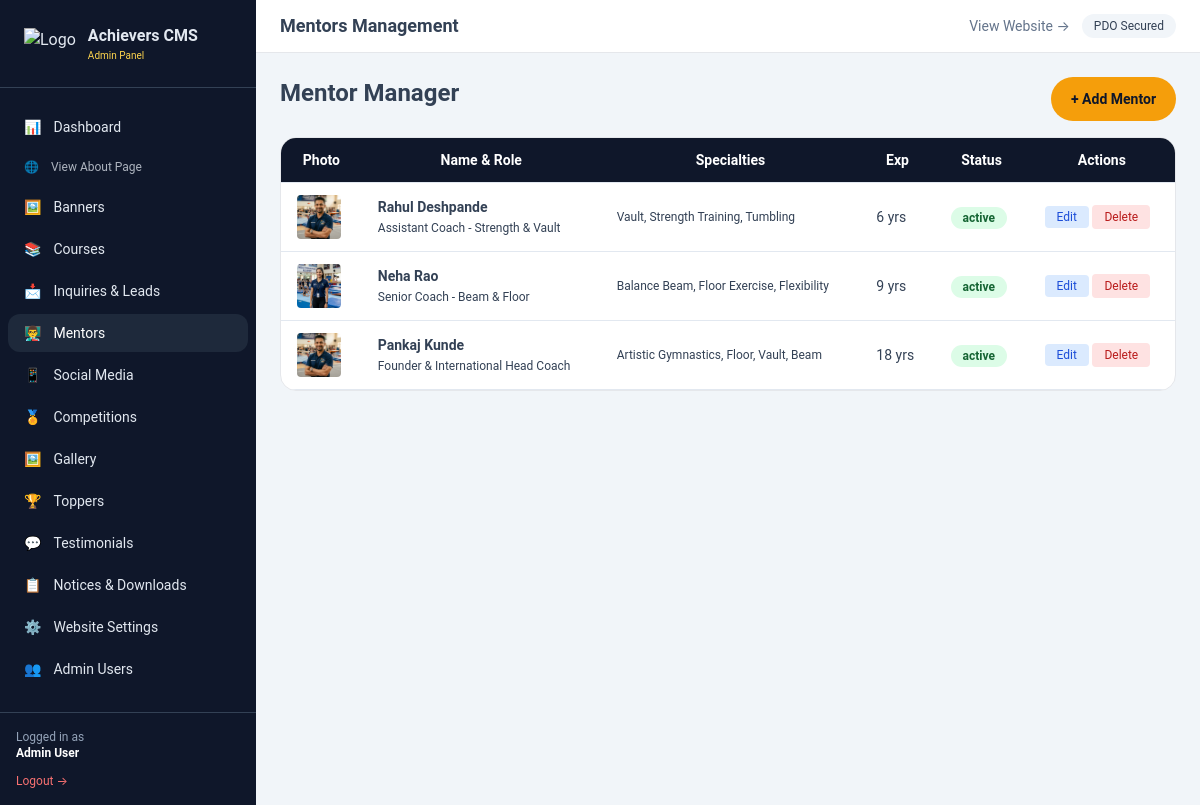
Page /admin/mentors.php (signed in) on the committed database.
### tables this page shows
CREATE TABLE mentors (
    id INT AUTO_INCREMENT PRIMARY KEY,
    name VARCHAR(100) NOT NULL,
    designation VARCHAR(150),
    bio TEXT,
    photo VARCHAR(255),
    specialties VARCHAR(255),
    experience_years INT DEFAULT 0,
    status ENUM('active','inactive') DEFAULT 'active',
    created_at TIMESTAMP DEFAULT CURRENT_TIMESTAMP
);

### includes/db.php (called while the page is built, shortened)
<?php
$host = 'localhost';
$dbname = 'achievers_cms';
$username = 'root';
$password = '';
try {
    $pdo = new PDO("mysql:host=$host;dbname=$dbname;charset=utf8mb4", $username, $password, [
        PDO::ATTR_ERRMODE => PDO::ERRMODE_EXCEPTION,
        PDO::ATTR_DEFAULT_FETCH_MODE => PDO::FETCH_ASSOC,
        PDO::ATTR_EMULATE_PREPARES => false,
    ]);
} catch (PDOException $e) {
    die("Database connection failed: " . $e->getMessage());
}
function db_query($sql, $params = []) {
    global $pdo;
    $stmt = $pdo->prepare($sql);
    $stmt->execute($params);
    return $stmt;
}
function db_get_all($sql, $params = []) {
    return db_query($sql, $params)->fetchAll();
}
?>

### admin/mentors.php (the view, shortened to what this page needs)
<?php
require_once __DIR__ . '/includes/admin_header.php';
$mentor = db_get_all("SELECT * FROM `mentors` ORDER BY id DESC");
?>
<div>
    <div class="flex justify-between mb-4">
        <h2 class="text-2xl font-bold">Mentor Manager</h2>
        <a href="?action=add" class="btn-accent px-5 py-2 text-sm">+ Add Mentor</a>
    </div>
    <div class="bg-white rounded-2xl overflow-hidden border">
        <table class="admin-table w-full text-sm">
            <thead>
                <tr>
                    <th>Photo</th>
                    <th>Name &amp; Role</th>
                    <th>Specialties</th>
                    <th>Exp</th>
                    <th>Status</th>
                    <th>Actions</th>
                </tr>
            </thead>
            <tbody>
                <?php foreach ($mentor as $f): ?>
                    <tr>
                        <td><img src="<?= "../".htmlspecialchars($f['photo'] ?: 'assets/images/mentor-pankaj.jpg') ?>" class="w-11 h-11 object-cover rounded"></td>
                        <td><strong><?= htmlspecialchars($f['name']) ?></strong><br><span class="text-xs"><?= htmlspecialchars($f['designation']) ?></span></td>
                        <td class="text-xs"><?= htmlspecialchars($f['specialties']) ?></td>
                        <td><?= $f['experience_years'] ?> yrs</td>
                        <td><?= get_status_badge($f['status']) ?></td>
                        <td>
                            <a href="?edit=<?= $f['id'] ?>" class="px-3 py-1 text-xs bg-blue-100 text-blue-700 rounded">Edit</a>
                            <form method="POST" onsubmit="event.preventDefault();confirmDelete(this.id)" class="inline">
                                <button class="px-3 py-1 text-xs bg-red-100 text-red-700 rounded">Delete</button>
                            </form>
                        </td>
                    </tr>
                <?php endforeach; ?>
            </tbody>
        </table>
    </div>
</div>
<?php require_once __DIR__ . '/includes/admin_footer.php'; ?>

### includes/functions.php (shortened to what this page needs)
<?php
function get_status_badge($status) {
    $colors = [
        'active' => 'bg-green-100 text-green-800',
        'inactive' => 'bg-gray-100 text-gray-800',
        'Pending' => 'bg-yellow-100 text-yellow-800',
        'Contacted' => 'bg-blue-100 text-blue-800',
        'Enrolled' => 'bg-green-100 text-green-800',
        'Closed' => 'bg-gray-200 text-gray-700',
        'published' => 'bg-green-100 text-green-800',
        'unpublished' => 'bg-red-100 text-red-800',
    ];
    $class = $colors[$status] ?? 'bg-gray-100 text-gray-800';
    return "<span class='px-3 py-1 rounded-full text-xs font-semibold $class'>$status</span>";
}
?>

### assets/css/style.css (style rules this page uses)
:root { --primary: #0f172a; --accent: #f59e0b; --gold: #fbbf24; }
* { box-sizing: border-box; }
body { font-family: 'Poppins', 'Roboto', 'Open Sans', system-ui, -apple-system, BlinkMacSystemFont, "Segoe UI", sans-serif; line-height: 1.6; color: #334155; }
h1, h2, h3 { font-weight: 700; }
.btn-accent { background: #f59e0b; color: #0f172a; padding: 12px 26px; border-radius: 9999px; font-weight: 600; }
.admin-table th { background: #0f172a; color: white; font-weight: 600; }
.admin-table td, .admin-table th { padding: 12px 16px; border-bottom: 1px solid #e2e8f0; }
.nav-link, .btn-primary, .btn-accent { min-height: 44px; display: inline-flex; align-items: center; justify-content: center; }

### rows in the picture
mentors: photo (picture), name "Rahul Deshpande", designation "Assistant Coach - Strength & Vault", specialties "Vault, Strength Training, Tumbling", experience_years "6", status "active"
mentors: photo (picture), name "Neha Rao", designation "Senior Coach - Beam & Floor", specialties "Balance Beam, Floor Exercise, Flexibility", experience_years "9", status "active"
mentors: photo (picture), name "Pankaj Kunde", designation "Founder & International Head Coach", specialties "Artistic Gymnastics, Floor, Vault, Beam", experience_years "18", status "active"

### other values in the picture
$admin_name "Admin User"
str_replace('.php', '', $current_page) "Mentors"
